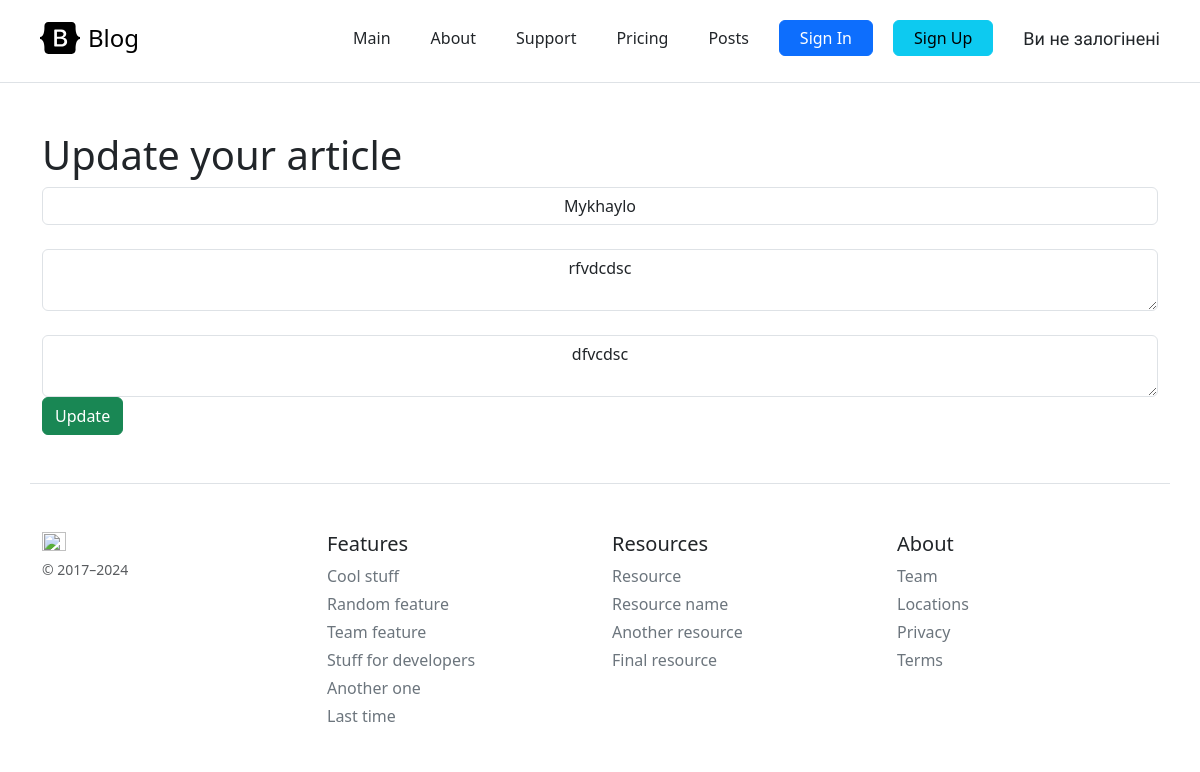
Page /posts/3/update on the committed database.
### app.py (models this page shows, shortened)
class Article(db.Model):
    id = db.Column(db.Integer, primary_key=True)
    title = db.Column(db.String(100), nullable=False)
    intro = db.Column(db.String(300), nullable=False)
    text = db.Column(db.Text, nullable=False)
    date = db.Column(db.DateTime, default=datetime.now(timezone.utc))

### app.py (the view)
@app.route("/posts/<int:id>/update", methods=["POST", "GET"])
def post_update(id):
    article = Article.query.get(id)
    if request.method == "POST":
        article.title = request.form["title"]
        article.intro = request.form["intro"]
        article.text = request.form["text"]
        try:
            db.session.commit()
            return redirect("/posts")
        except:
            return "Error update post!"
    else:
        return render_template("post_update.html", article=article)

### templates/post_update.html (shortened to what this page needs)
{%extends 'base.html' %}
{% block body %}
<div class="container mt-5">
    <h1>Update your article</h1>
    <form method="post">
        <input type="text" name="title" id="title" class="form-control" value="{{article.title}}" placeholder="Write title"><br>
        <textarea name="intro" id="intro" class="form-control"  placeholder="Write your intro">{{article.intro}}</textarea><br>
        <textarea name="text" id="text" class="form-control"  placeholder="Write your text">{{article.text}}</textarea>
        <input type="submit" class="btn btn-success" value="Update">
    </form>
</div>
{% endblock %}

### static/css/main.css (style rules this page uses)
html { overflow-y: scroll; }
body { background-color: white; }
*, *::after, *::before { margin: 0; padding: 0; box-sizing: border-box; }
:root { --font-family-Saira: "Saira", sans-serif; }

### static/css/profile.css (style rules this page uses)
.form-control { text-align: center; }

### rows in the picture
Article: title "Mykhaylo", intro "rfvdcdsc", text "dfvcdsc"
